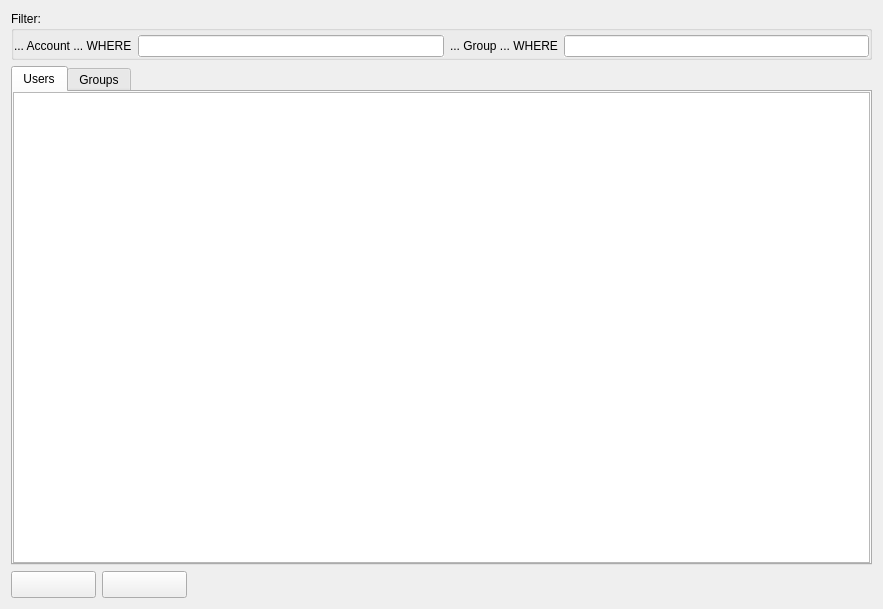
<?xml version="1.0" encoding="UTF-8"?>
<ui version="4.0">
 <class>AccountProviderPlugin</class>
 <widget class="QWidget" name="AccountProviderPlugin">
  <property name="geometry">
   <rect>
    <x>0</x>
    <y>0</y>
    <width>883</width>
    <height>609</height>
   </rect>
  </property>
  <property name="windowTitle">
   <string>Form</string>
  </property>
  <layout class="QGridLayout" name="gridLayout_4">
   <item row="0" column="0" colspan="3">
    <widget class="QGroupBox" name="filter_box">
     <property name="title">
      <string>Filter:</string>
     </property>
     <layout class="QGridLayout" name="gridLayout">
      <property name="leftMargin">
       <number>0</number>
      </property>
      <property name="topMargin">
       <number>4</number>
      </property>
      <property name="rightMargin">
       <number>0</number>
      </property>
      <property name="bottomMargin">
       <number>0</number>
      </property>
      <item row="0" column="0">
       <widget class="QLabel" name="filter_user_label">
        <property name="text">
         <string>... Account ... WHERE</string>
        </property>
       </widget>
      </item>
      <item row="0" column="1">
       <widget class="QLineEdit" name="filter_user_line">
        <property name="autoFillBackground">
         <bool>true</bool>
        </property>
       </widget>
      </item>
      <item row="0" column="3">
       <widget class="QLineEdit" name="filter_group_line">
        <property name="autoFillBackground">
         <bool>true</bool>
        </property>
       </widget>
      </item>
      <item row="0" column="2">
       <widget class="QLabel" name="filter_group_label">
        <property name="text">
         <string>... Group ... WHERE</string>
        </property>
       </widget>
      </item>
     </layout>
    </widget>
   </item>
   <item row="1" column="0" colspan="3">
    <widget class="QTabWidget" name="tab_widget">
     <property name="currentIndex">
      <number>0</number>
     </property>
     <widget class="QWidget" name="user_page">
      <attribute name="title">
       <string>Users</string>
      </attribute>
      <layout class="QGridLayout" name="gridLayout_2">
       <property name="margin">
        <number>0</number>
       </property>
       <item row="0" column="0">
        <widget class="QTableWidget" name="user_table">
         <property name="alternatingRowColors">
          <bool>true</bool>
         </property>
         <property name="rowCount">
          <number>0</number>
         </property>
         <property name="columnCount">
          <number>0</number>
         </property>
         <attribute name="horizontalHeaderCascadingSectionResizes">
          <bool>false</bool>
         </attribute>
         <attribute name="horizontalHeaderDefaultSectionSize">
          <number>100</number>
         </attribute>
         <attribute name="horizontalHeaderMinimumSectionSize">
          <number>27</number>
         </attribute>
         <attribute name="horizontalHeaderShowSortIndicator" stdset="0">
          <bool>true</bool>
         </attribute>
         <attribute name="horizontalHeaderStretchLastSection">
          <bool>false</bool>
         </attribute>
         <attribute name="verticalHeaderStretchLastSection">
          <bool>false</bool>
         </attribute>
        </widget>
       </item>
      </layout>
     </widget>
     <widget class="QWidget" name="group_page">
      <attribute name="title">
       <string>Groups</string>
      </attribute>
      <layout class="QGridLayout" name="gridLayout_3">
       <property name="margin">
        <number>0</number>
       </property>
       <item row="0" column="0">
        <widget class="QTableWidget" name="group_table">
         <property name="alternatingRowColors">
          <bool>true</bool>
         </property>
         <property name="rowCount">
          <number>0</number>
         </property>
         <property name="columnCount">
          <number>0</number>
         </property>
        </widget>
       </item>
      </layout>
     </widget>
    </widget>
   </item>
   <item row="2" column="0">
    <widget class="QPushButton" name="add_button">
     <property name="minimumSize">
      <size>
       <width>85</width>
       <height>27</height>
      </size>
     </property>
     <property name="toolTip">
      <string>Shortcut: Ctrl+A</string>
     </property>
     <property name="text">
      <string/>
     </property>
     <property name="icon">
      <iconset resource="images.qrc">
       <normaloff>:/icons/add.png</normaloff>:/icons/add.png</iconset>
     </property>
     <property name="shortcut">
      <string>Ctrl+A</string>
     </property>
    </widget>
   </item>
   <item row="2" column="1">
    <widget class="QPushButton" name="remove_button">
     <property name="minimumSize">
      <size>
       <width>85</width>
       <height>27</height>
      </size>
     </property>
     <property name="toolTip">
      <string>Shortcut: Ctrl+D</string>
     </property>
     <property name="autoFillBackground">
      <bool>false</bool>
     </property>
     <property name="text">
      <string/>
     </property>
     <property name="icon">
      <iconset resource="images.qrc">
       <normaloff>:/icons/remove.png</normaloff>:/icons/remove.png</iconset>
     </property>
     <property name="shortcut">
      <string>Ctrl+D</string>
     </property>
    </widget>
   </item>
   <item row="2" column="2">
    <spacer name="horizontalSpacer">
     <property name="orientation">
      <enum>Qt::Horizontal</enum>
     </property>
     <property name="sizeHint" stdset="0">
      <size>
       <width>698</width>
       <height>20</height>
      </size>
     </property>
    </spacer>
   </item>
  </layout>
 </widget>
 <resources>
  <include location="images.qrc"/>
 </resources>
 <connections/>
</ui>
